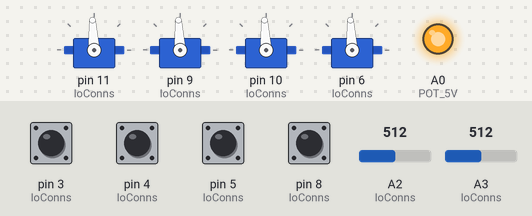
Recording of a sketch running on a simulated Arduino Uno, built with avr-gcc and run on an emulated ATmega328P. Parts: 4 × servo, output pins drawn as LEDs (lit = HIGH). The inputs (shaded band) are chosen by the test bench; at power-on: pin 3 (IoConns), pin 4 (IoConns), pin 5 (IoConns), pin 8 (IoConns) HIGH, A2 (IoConns) = 512, A3 (IoConns) = 512.

Above: at 1.2 s.
1.3 s: pin 3 (IoConns) pulled LOW for 0.15 s
At 1.37 s:
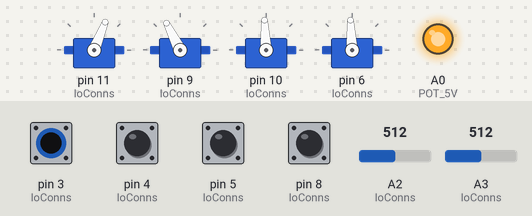
2.9 s: pin 4 (IoConns) pulled LOW for 0.15 s
At 2.97 s:
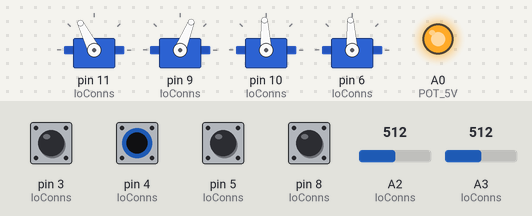
4.5 s: pin 5 (IoConns) pulled LOW for 0.15 s
At 4.57 s:
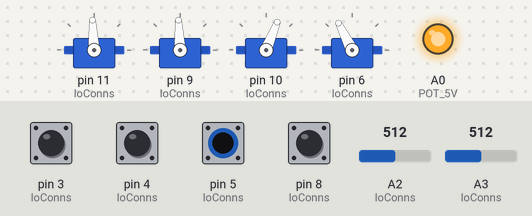
6.1 s: pin 8 (IoConns) pulled LOW for 0.15 s
At 6.17 s:
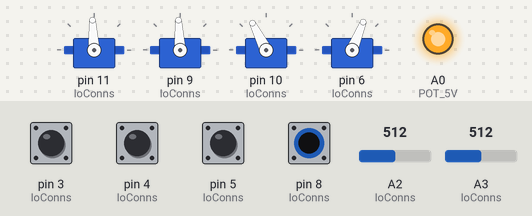
7.7 s: pin 3 (IoConns) driven LOW and pin 5 (IoConns) driven LOW
At 8.9 s:
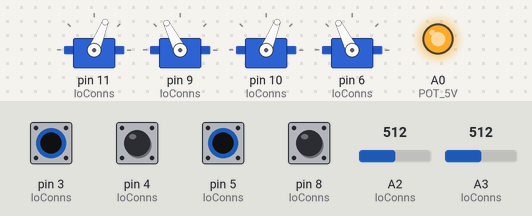
9.2 s: A2 (IoConns) set to 716
At 10.2 s:
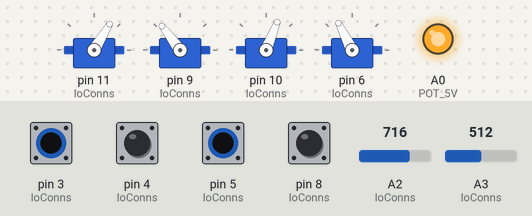
Timing chart, 0 to 11.7 s (numbered marks = the images above; inputs shaded):
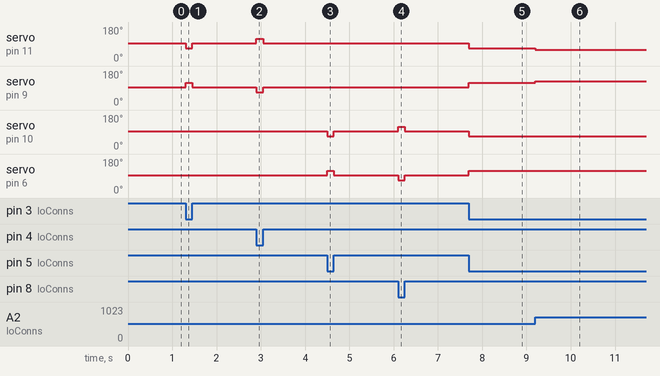

Measured:
- after the input at 1.3 s, servo on pin 11 (IoConns): 93° → 68° at once, → 93° 0.15 s later; servo on pin 9 (IoConns): 93° → 117° at once, → 93° 0.15 s later
- after the input at 2.9 s, servo on pin 11 (IoConns): 93° → 117° at once, → 93° 0.15 s later; servo on pin 9 (IoConns): 93° → 68° at once, → 93° 0.15 s later
- after the input at 4.5 s, servo on pin 10 (IoConns): 93° → 68° at once, → 93° 0.15 s later; servo on pin 6 (IoConns): 93° → 117° at once, → 93° 0.15 s later
- after the input at 6.1 s, servo on pin 10 (IoConns): 93° → 117° at once, → 93° 0.15 s later; servo on pin 6 (IoConns): 93° → 68° at once, → 93° 0.15 s later
- after the input at 7.7 s, servo on pin 11 (IoConns), servo on pin 10 (IoConns): 93° → 68° at once; servo on pin 9 (IoConns), servo on pin 6 (IoConns): 93° → 117° at once
- after the input at 9.2 s, servo on pin 11 (IoConns): 68° → 59° at once; servo on pin 9 (IoConns): 117° → 127° at once

The sketch:

ardiuno_pwm_brushless_driver.ino
```cpp
// Monty Pythons pwm brushless motor driver
//
// This is intended to drive a Rev Robotics SparkMAX-family motor controller as well as other motors and motor controllers
// capable of using the PWM inputs for direction and speed control.  This includes the SparkMAX controller as well as the
// Falcon 500 and Kraken X60/X44 motors with their integrated Talon FX controllers as well as standalone Talon FXS controllers.
//
// In this mode, the motor is controlled just like a conventional servo turning the motor CW or CCW based
// on the servo angle set:
//
//      * 0-90 degrees correspond to full reverse to stopped respectively
//      * 90 degrees correspond to stopped
//      * 90-180 degrees correspond to stopped to full forward repectively
//
// (see the motor controller docs for more details)
//
// The PWM is controlled using a potentiometer connected to an analog input.  The pot only sets speed and the direction
// is controlled by a DPDT center-off rocker switch.  Even though the PWM input to the motor controller sets both the
// speed and direction, by breaking these into seperate control inputs on the front panel, we get the full 270 degree
// range of the pot for speed control of the motor regardless of the direction selected.
//
// Each of the two positions (forward and reverse) is connected to a digital input and indicates the direction that
// motor should run with the speed proportional to the pot setting.  The two direction inputs for each motor are pulled high
// so that when no direction is selected (the direction switch is in the center position), both of the direction inputs are
// pulled high using the configured pull up resistors.  When a direction is selected, the corresponding input is pulled low
// indicating the direction the motor should move.
//
// Each motor direction is controlled by the following truth table:
//
//       FWD_* input   REV_* input   Motor Direction
//
//       HIGH          HIGH          No direction selected - motor is stopped
//
//       LOW           HIGH          Forward
//
//       HIGH          LOW           Reverse
//
//       LOW           LOW          This should be an impossible state since the switch won't let both inputs be selected at
//                                  the same time - we do check for this condition in the code and stop the motor if it
//                                  were to ever occur
//
// Two motors can be controlled - the associated variables and constants are identified as "RIGHT" or "LEFT" as appropriate

#include <Servo.h>


// To simpify the wiring, we use a combination of pullups on the digital inputs together with digital outputs set to
// either 0 or 1 to provide 5V and ground levels where required.  We have to be careful to not place too large of
// a load on a digital I/O pins to avoid damaging the arduino.  The values of the pots was chosen to prevent this; the pots
// act as simple voltage dividers between output pins set to both high and low logic levels (5V and 0V respectively)
// and will work fine with relatively high pot values which keep the load on the respective digital I/O pins.
//
// This allows us to keep the pots, the direction switches, and the pwm outputs on different connector groups on the uno
// to make the wiring easier and more obvious to connect.  We're using full width dupont headers for each group so each
// connection block is a different size to help differentiate them and include markings on the connectors and the arduino
// PCB to show the proper orientation.
//
// For the analog inputs, we need to supply a voltage across the pots so we do that using two of the analog inputs configured
// as digital outputs and set them to either 0 or 1 to provide ground and 5V voltages.
//
// The other two inputs we are using are set to analog inputs and connect to the center wipers of the pots for our variable
// inputs and can be read just like any other analog input.

#define POT_RIGHT       A2    // these are the logical pin names
#define POT_LEFT        A3
#define POT_GND         A5
#define POT_5V          A0


// The PWM outputs from the overall rig are wired so that they can be used to drive actual servos.  When using in this manner,
// the direction switches control which 90 degree quadrant the servo moves in with the speed pot controlling the actual servo angle.
// The PWM outputs are spread across two connectors; one which provides an actual GND connection as well as regulated 5V output
// from the arduino with a pair of PWM-capable outputs driving the actual servo or motor controller inputs.


// the direction inputs are all distinct - this allows us to detect a switch setting that indicates either forward or
// backward as well as differentiating the "stopped" condition where no direction is selected (see the truth table above)
//
// The FWD and REV direction inputs are set as digital inputs with a pullup enabled; this means when no direction is selected
// the inputs will both return a 1 value.  The switch will only select one direction at a time so depending on the direction selected,
// the corresponding direction input will be pulled down.  If no direction is selected - the center-off position on the
// direction switch - both direction inputs will be high since neither is being pulled down using the direction switch.
//
// A pull down voltage is provided to the direction switches using a digital output set to logical 0 (the DIR_GND pin).

#define REV_RIGHT       3      // these are all I/O pin numbers
#define FWD_RIGHT       4
#define REV_LEFT        5
#define FWD_LEFT        8
#define DIR_GND         7


// The motors respond to a servo-style pwm signal based on the angle.  An "angle" of 90 degrees (midpoint) is a stop indication
// to the motor.  An angle of 0 degrees is full reverse and an angle of 180 degrees is full forward.
//
// Depending on the reading from the pot, the appropriate angle corresponding to the speed will be set.  For our controller, the
// speed and direction are control are distinct - rocker switches specify the direction and the pots provide the speed so the full range
// of motion for the pots can be used for speed control and the pot values are mapped to "degrees" of 0-90 or 90-180 depending
// on the direction specified.
//
// Even though the motors are not technically servos, we use the servo class to generate the pwm signals
//
// Depending on the specific arduino, some tuning might be in order depending on the crystal quality mostly (I'm assuming)
//
// The values below are tuned to hit 1.5ms (1,500uSec) at the midpoint - our measured adjustment factor is 2.2% to the fast side
// and since the degree are specified as an integer, round to the nearest whole number.  The easiest way to confirm the
// values is to use an oscilloscope and examine the waveforms and measure their duration.  The most important timing
// to hit is the "stopped" or midpoint which should be a pulse of 1.5ms - this will ensure the motor is stopped when
// the tester is powered up and no direction is selected.   Checking the maximum forward and reverse pulse widths is
// also reccomended to ensure the outputs stay in the acceptable range; pulse width for full reverse should not be
// shorter than 1ms and the full forward pulse width should be no longer than 2ms).  Values outside of these ranges
// may cause the motor controller to stop the motor due to out-of-tolerance control inputs.
//
// The values below were measured using a oscilloscope and tuned to swing between 1.0 and just under 2.0ms (just under
// since the full reading from the potentiometers was 1020 rather than the theoretical maximum value of 1023).

#define SERVO_FULL_REV    43  // corresponds to 0 degrees
#define SERVO_STOP        93  // mid point - perfect is 90
#define SERVO_FULL_FWD    142 // max servo PWM value - perfect is 180

#define PWM_LEFT          10  // left motor PWM output pin
#define PWM_LEFT_REV       6  // left motor PWM reverse output pin
#define PWM_RIGHT         11  // right motor PWM output pin
#define PWM_RIGHT_REV      9  // right motor PWM reverse output pin

#define A2D_MIN           0   //  minimum value we would read from an analog input
#define A2D_MAX           1023 // maximum value we would read from an analog input (10 bits or 2^10)

#define A2D_STOP_BAND     5   // a reading below this should be treated as stopped - just in case the pot doesn't fully hit 0


// This code was drived from and simplified from a 4 motor driver variant.  It was just too many controls and wasn't as useful as
// was hoped so the overall design was simplified into the two motor version here.
//
// The table below would allow easy expansion for driving more motors and even in the case of only two motors, it leverages the fact
// that all the operations between the two motors are *exactly* the same and just use different pins for input and output.

typedef struct {
  int   motorSpeedPin;      // analog speed input pin
  int   motorPwmPin;        // PWM primary output pin
  int   motorPwmRevPin;     // PWM reverse (complimentary) output pin
  int   motorDirFwd;        // forward direction pin
  int   motorDirRev;        // reverse direction pin
  Servo servoPrimary;       // servo object to be able to set various PWM "angles" for direction and speed
  Servo servoRev;           // reverse direction servo object
} IO_CONNECTIONS;


IO_CONNECTIONS  IoConns[] = {
  { POT_RIGHT, PWM_RIGHT, PWM_RIGHT_REV, FWD_RIGHT, REV_RIGHT },
  { POT_LEFT,  PWM_LEFT,  PWM_LEFT_REV, FWD_LEFT,  REV_LEFT },
};


#define SERIAL_BAUD_RATE    115200 // mostly for debugging output

// #define DEBUG


#ifdef DEBUG
#define PER_LOOP_PAUSE      1000  // slow down if we're debugging to be able to read the output easier
#else
#define PER_LOOP_PAUSE      0     // if needed in case the PWM needs time to stabilize
#endif


// Runs once to get things configured

void setup() {

#ifdef DEBUG        // test output only if DEBUG is set
  // initialize serial output and put out the initial message

  Serial.begin(SERIAL_BAUD_RATE);
  Serial.println("Starting...");
#endif

  // set the fixed I/O pins we need to make this work

  // shared 0 logic level for all direction pins
  pinMode(DIR_GND, OUTPUT);       // set the pin as a digital output
  digitalWrite(DIR_GND, LOW);     // set its logic level to 0 (low)

  pinMode(POT_5V, OUTPUT);        // we need two output pins for the pots - one high and the other low
  digitalWrite(POT_5V, HIGH);     // 5 volts for the speed pots (logic level 1 - aka high)
  pinMode(POT_GND, OUTPUT);       // ground for speed pots
  digitalWrite(POT_GND, LOW);

  // initialize the pins needed for each set of inputs and corresponding outputs for the "right" and "left" motors
  int i;

  for (i = 0 ; i < sizeof(IoConns)/sizeof(IoConns[0]) ; i++) {   // loop through all the motor controls we have defined
    pinMode(IoConns[i].motorDirFwd, INPUT_PULLUP);               // set direction pins as inputs with pullups enabled
    pinMode(IoConns[i].motorDirRev, INPUT_PULLUP);
    pinMode(IoConns[i].motorPwmPin, OUTPUT);                     // set the pwm pin as output
    pinMode(IoConns[i].motorPwmRevPin, OUTPUT);                  // set the pwm reverse pin as output
    IoConns[i].servoPrimary.attach(IoConns[i].motorPwmPin);      // associate primary servo controller with the pwm pin
    IoConns[i].servoRev.attach(IoConns[i].motorPwmRevPin);       // associate reverse servo controller with the pwm pin
  }
}


// This runs forever - when this function exits, it is run again (arduino convention)

// For each motor defined, we read the direction pins as configured in the table entry and
// determine the direction the motor should move.  If no direction is specified, we stop the motor and go on
// to process the next motor.
//
// If there is a direction specified, we read the speed pot for the current motor and use the arduino map()
// routine to create the appropriate servo "angle" corresponding to the speed and direction we want the motor
// to run at
//
// Once we've processed all the defined motor controllers, the function exits and the arduino environment
// re-runs this function starting everything over.

void loop() {

  int i, speedRead, fwdRead, revRead, servoPrimaryVal, servoRevVal;

  for (i = 0 ; i < (sizeof(IoConns)/sizeof(IoConns[0])) ; i++) {

    fwdRead = digitalRead(IoConns[i].motorDirFwd);
    revRead = digitalRead(IoConns[i].motorDirRev);

    if ((fwdRead == HIGH && revRead == HIGH) ||     // no direction selected
        (fwdRead == LOW  && revRead == LOW)) {      // invalid state - STOP!

      servoPrimaryVal  = SERVO_STOP;
      servoRevVal      = SERVO_STOP;

      speedRead = 0;    // set to min speed for nicer debug output

    } else {

      speedRead = analogRead(IoConns[i].motorSpeedPin);   // get the speed, 0-1023 range

      if (speedRead < A2D_STOP_BAND) {  // anything below this is considered as "stopped"
        speedRead = A2D_MIN;            // makes sure we can hit stopped even if the pot is a little off
      }

      if (fwdRead == LOW) {                         // map forward
        servoPrimaryVal = map(speedRead, A2D_MIN, A2D_MAX, SERVO_STOP, SERVO_FULL_FWD);    // primary pin
        servoRevVal     = map(speedRead, A2D_MIN, A2D_MAX, SERVO_STOP, SERVO_FULL_REV);    // reversed pin
      } else {                                      // else backward
        servoPrimaryVal = map(speedRead, A2D_MIN, A2D_MAX, SERVO_STOP, SERVO_FULL_REV);
        servoRevVal     = map(speedRead, A2D_MIN, A2D_MAX, SERVO_STOP, SERVO_FULL_FWD);
      }
    }

#ifdef DEBUG        // test output only if DEBUG is set - show before we set
    switch (i) {

      case 0:
              Serial.print("R: ");
              break;

      case 1:
              Serial.print("L: ");
              break;
    }

    Serial.print("Speed value for ");
    Serial.print(IoConns[i].motorSpeedPin);
    Serial.print(" is ");
    Serial.print(speedRead);
    Serial.print(" (R ");
    Serial.print(revRead);
    Serial.print(" / F ");
    Serial.print(fwdRead);
    Serial.println(")");

    Serial.print("Servo value for primary ");
    Serial.print(IoConns[i].motorPwmPin);
    Serial.print(" is ");
    Serial.println(servoPrimaryVal);

    Serial.print("Servo value for reverse ");
    Serial.print(IoConns[i].motorPwmRevPin);
    Serial.print(" is ");
    Serial.println(servoRevVal);
#endif

    IoConns[i].servoPrimary.write(servoPrimaryVal);   // set the actual speed and direction for the motor
    IoConns[i].servoRev.write(servoRevVal);           // set the reverse pin
  }

  delay(PER_LOOP_PAUSE);                // give things a chance to settle...

}
```
